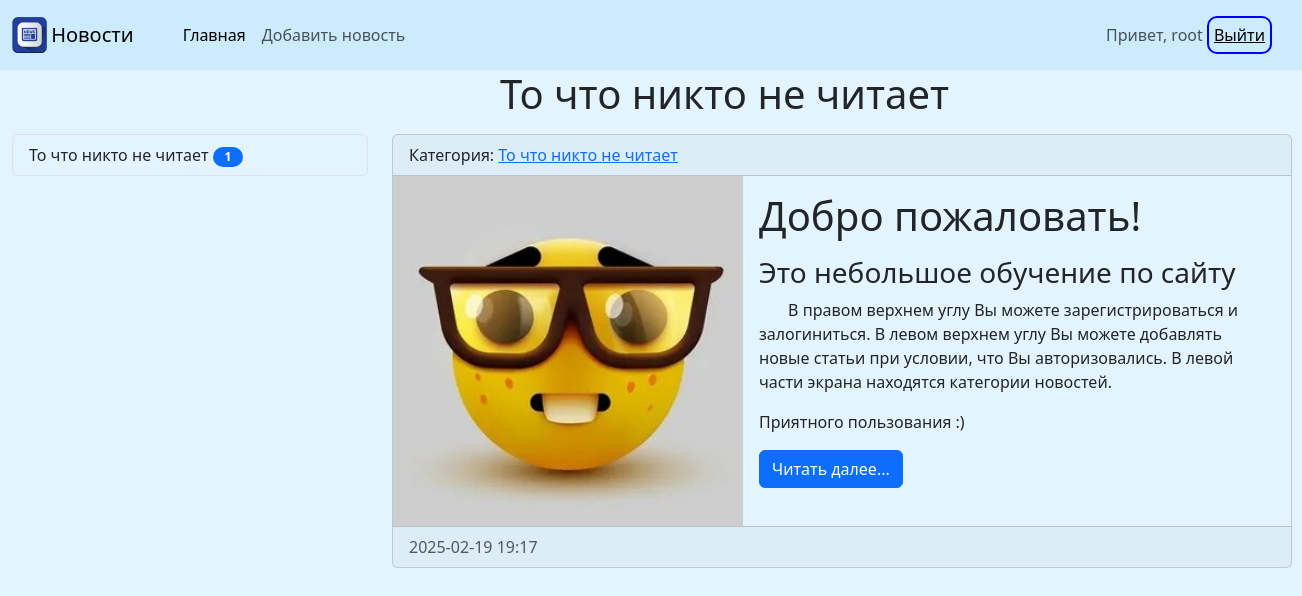
Screenshot of /news/category/9/ (signed in) with the database file from the repository.
### News/models.py (models this page shows, shortened)
class Category(models.Model):
    title = models.CharField(max_length=150, db_index=True, verbose_name='Категория')
    def get_absolute_url(self):
        return reverse_lazy('Category', kwargs={'category_id': self.pk})
    class Meta:
        verbose_name='Категория'
        verbose_name_plural='Категории'
        ordering = ['title']

class News(models.Model):
    title = models.CharField(max_length=150, verbose_name='Заголовок')
    content = RichTextField(verbose_name='Текст')
    created_at = models.DateTimeField(auto_now_add=True, verbose_name='Время создания')
    updated_at = models.DateTimeField(auto_now=True, verbose_name='Время изменения')
    photo = models.ImageField(upload_to='media/%Y/%m/%d', verbose_name='Фото', blank=True, null=True)
    is_published = models.BooleanField(default=True, verbose_name='Публикация')
    category = models.ForeignKey('Category', on_delete=models.PROTECT, null=True, verbose_name='Категория')
    def get_absolute_url(self):
        return reverse_lazy('View_news', kwargs={'pk': self.pk})
    class Meta:
        verbose_name='Новость'
        verbose_name_plural = 'Новости'
        ordering = ['-created_at']

### News/views.py (the view)
# urls.py: path('category/<int:category_id>/', NewsByCategory.as_view(), name='Category'),
class NewsByCategory(ListView):
    model = News
    template_name = 'News/home_news_list.html'
    context_object_name = 'news'
    allow_empty = False
    paginate_by = 3
    def get_context_data(self, *, object_list=None, **kwargs):
        context = super().get_context_data(**kwargs)
        context['title'] = Category.objects.get(pk=self.kwargs['category_id'])
        return context
    def get_queryset(self):
        return News.objects.filter(category_id=self.kwargs['category_id'], is_published=True).select_related('category')

### News/templatetags/news_tags.py (called while the page is built)
@register.inclusion_tag('News/list_categories.html')
def show_categories(arg1='Categories', arg2='list'):
    categories = Category.objects.annotate(cnt=Count('news')).filter(cnt__gt=0)
    if not categories:
        categories = Category.objects.annotate(cnt=Count('news', filter=F('news__is_published'))).filter(cnt__gt=0)
    return {
        'categories': categories,
        'arg1': arg1,
        'arg2': arg2
    }

### News/templates/News/home_news_list.html (shortened to what this page needs)
{% extends 'base_news.html' %}
{% block sidebar %}
    {% include 'inc/News/_sidebar.html' %}
{% endblock %}
{% block content %}
    {% for item in object_list%}
        <div class="card mb-3" style="width: 900px; background: #e4f4fe">
            <div class="card-header">
                {% if item.category %}
                    Категория: <a href="{{ item.category.get_absolute_url }}">{{ item.category.title }}</a>
                {% else %}
                    <span>Без категории</span>
                {% endif %}
            </div>
            <div class="media" style="display:flex">
                <div class="media-photo">
                    {% if item.photo %}
                        <img src="{{ item.photo.url }}" class="mr-3" width="350" alt="Photo">
                    {% else %}
                        <h6>Фото нет</h6>
                    {% endif %}
                </div>
                <div class="media-body">
                    <div class="card-body">
                        <h1 class="card-title">{{ item.title }}</h1>
                        {% autoescape off %}
                            <p class="card-text">{{ item.content|truncatewords:60|linebreaks }}</p>
                        {% endautoescape %}
                            <a href="{{ item.get_absolute_url }}" class="btn btn-primary">Читать далее...</a>
                    </div>
                </div>
            </div>
            <div class="card-footer text-body-secondary">
                {{ item.created_at|date:'Y-m-d H:i' }}
            </div>
        </div>
    {% endfor %}
{% endblock %}

### templates/base_news.html (shortened to what this page needs)
<!doctype html>
{% include 'inc/News/_nav.html' %}
{% load static %}
<html lang="en">
  <head>
    <link href="{% static 'css/style.css' %}" rel="stylesheet">
    <link href="https://cdn.jsdelivr.net/npm/bootstrap@5.3.3/dist/css/bootstrap.min.css" rel="stylesheet">
  </head>
  <body style="background: #e4f4fe">
  <div class="title" style="margin-left: 500px">
      <h1>{{ title.title }}</h1>
  </div>
  <div class="container mt-3" style="margin-left: 0px;">
      <div class="row">
          <div class="col-md-4">
              {% block sidebar %}SIDEBAR{% endblock %}
          </div>
          <div class="col-md-8">
              {% block content %}CONTENT{% endblock %}
          </div>
      </div>
  </div>
  </body>
</html>

### templates/inc/News/_nav.html (shortened to what this page needs)
{% load static %}
<nav class="navbar navbar-expand-lg" style="background: #ccebfd">
  <div class="container-fluid">
    <img src="{% static 'media/image.png' %}" style="width: 35px">&nbsp;
    <a class="navbar-brand">Новости</a>
    <div class="collapse navbar-collapse" id="navbarNav" style="margin-left: 25px">
      <ul class="navbar-nav">
        <li class="nav-item">
          <a class="nav-link active" aria-current="page" href="{% url 'Home' %}">Главная</a>
        </li>
        {% if request.user.is_authenticated %}
        <li class="nav-item">
          <a class="nav-link" href="{% url 'Add_news' %}">Добавить новость</a>
        </li>
        {% endif %}
      </ul>
    </div>
  </div>
  <span class="navbar-text" style="margin-right: 20px; display: flex; white-space: nowrap;">
    {% if request.user.is_authenticated %}
      <span class="auth" style="display: flex; margin-right: 10px; align-items: center;">
        Привет, {{ user.username }}&nbsp;<a href="{% url 'Logout' %}" style="border: 2px solid blue; padding: 5px; border-radius: 10px;">Выйти</a>
      </span>
    {% else %}
      <span class="noauth" style="margin-right: 10px; display: flex; align-items: center;">
        <a href="{% url 'Register' %}">Регистрация</a>&nbsp;|&nbsp;<a href="{% url 'Login' %}">Логин</a>
      </span>
    {% endif %}
  </span>
</nav>

### News/templates/News/list_categories.html
{% load news_tags %}
<div class="list-group">
   {% for cat in categories %}
        <a href="{{ cat.get_absolute_url }}" class="list-group-item list-group-item-action" style="background: #e4f4fe">{{ cat.title }}
            <span class="badge bg-primary rounded-pill" style="width: 30px;">
                {{ cat.cnt }}
            </span>
        </a>
   {% endfor %}
</div>

### NewsProject/static/css/style.css (style rules this page uses)
body { background-color: #ccc; }

### rows the page displays
Category: title "То что никто не читает", cnt "1"
News: category "То что никто не читает", photo (picture), title "Добро пожаловать!", content "Это небольшое обучение по сайту В правом верхнем углу Вы можете зарегистрироваться и залогиниться. В левом верхнем углу Вы можете добавлять новые статьи при условии, что Вы авторизовались. В левой части экрана находятся категории новостей. Приятного пользования :)", created_at "2025-02-19 19:17"

### other values shown
{{ user.username }} "root"
